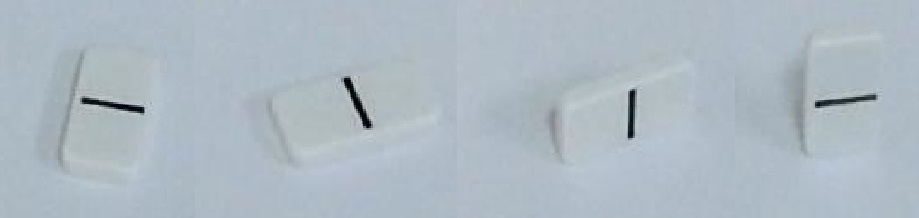
%> input picture SURF composite images/domino_00.jpg, 919 x 218 px
$ octave sift_reference_images.m   (GNU Octave 9; MATLAB toolbox functions it lacks are replaced by stand-ins)
%> lines starting %> are read from the running program, lines starting %| are printed output that depends on the picture

%%load all images into an array
referenceImages{1} = imread('MSER_image_library/domino_00.jpg');
referenceImages{2} = imread('MSER_image_library/domino_01.jpg');
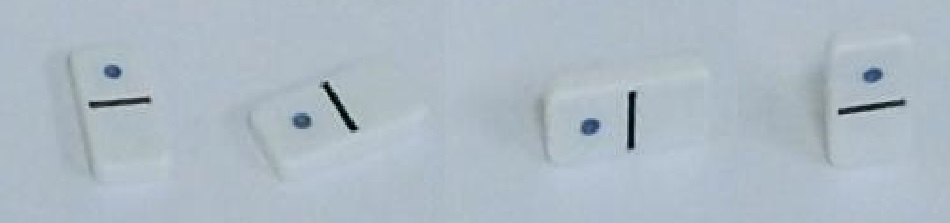
%> input picture SURF composite images/domino_01.jpg, 950 x 223 px
referenceImages{3} = imread('MSER_image_library/domino_03.jpg');
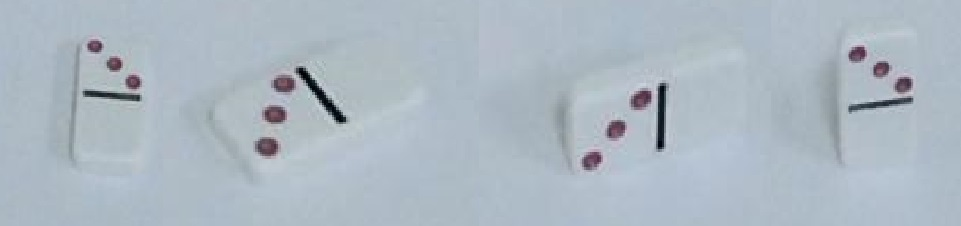
%> input picture SURF composite images/domino_03.jpg, 961 x 226 px
referenceImages{4} = imread('MSER_image_library/domino_05.jpg');
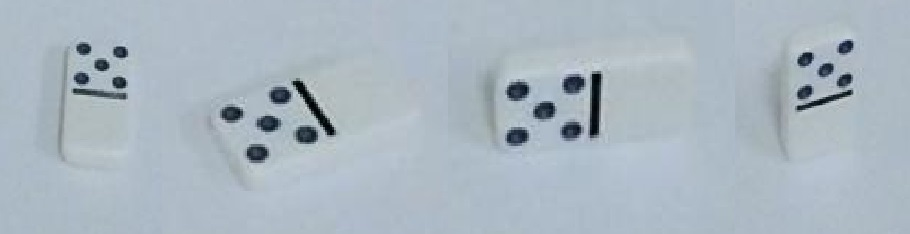
%> input picture SURF composite images/domino_05.jpg, 910 x 234 px
referenceImages{5} = imread('MSER_image_library/domino_06.jpg');
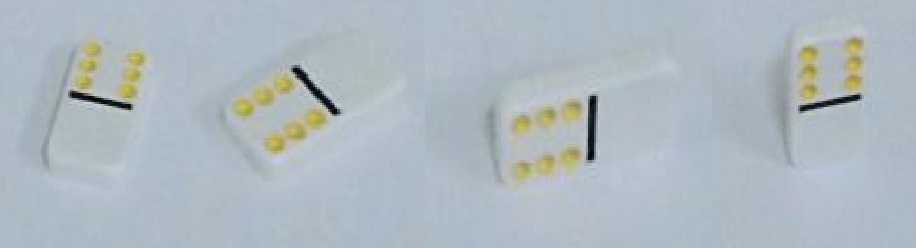
%> input picture SURF composite images/domino_06.jpg, 916 x 248 px
referenceImages{6} = imread('MSER_image_library/domino_11.jpg');
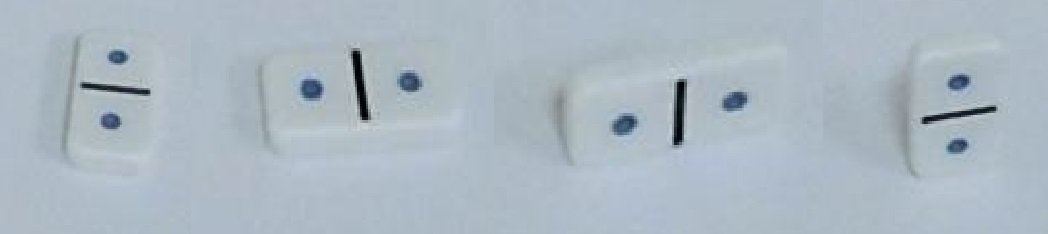
%> input picture SURF composite images/domino_11.jpg, 1048 x 234 px
%> (the run ends here)
